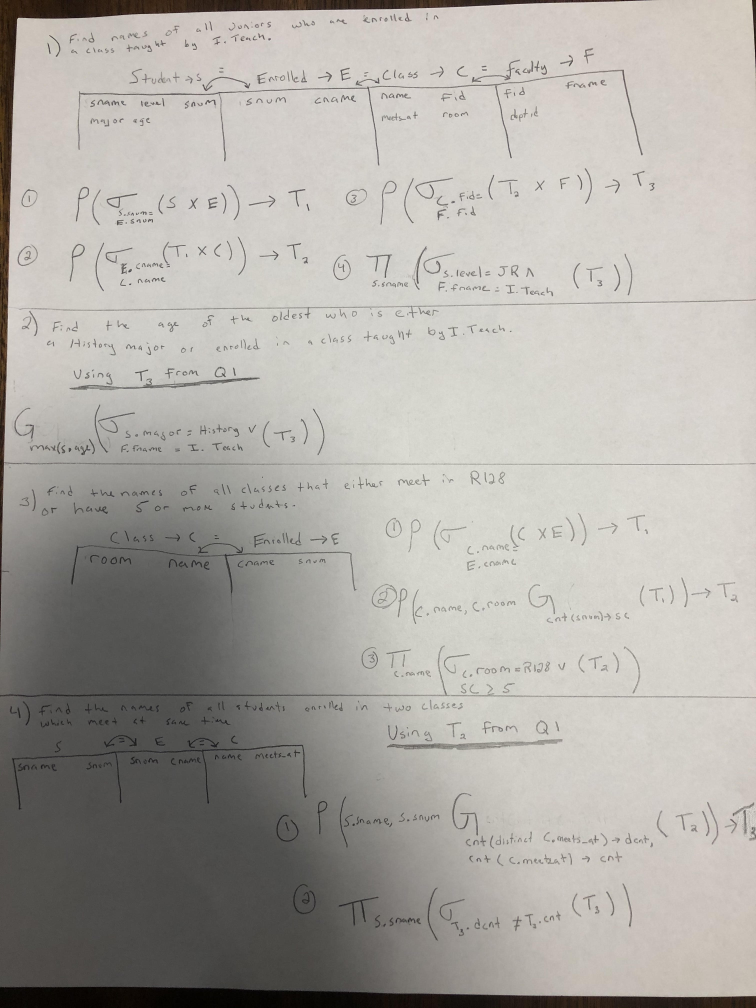
#> input picture COP 4710 - Database design/hw1/page 1.jpg, 3024 x 4032 px (shown at 1/4 size); its folder holds only this picture in this run
$ python -i get_images.py   (imports and definitions only)
#> lines starting #> are read from the running program, lines starting #| are printed output that depends on the picture
#> further down, picture is the input picture: shape (4032, 3024, 3); mean B, G, R 164.5, 169.8, 173
# Load imports
import os
import cv2

'''
function get_images() definition
Parameter, image_directory, is the directory
holding the images
'''

def increase_brightness(img, value=30):
#> called with value = 30
    hsv = cv2.cvtColor(img, cv2.COLOR_BGR2HSV)
#> hsv: shape (4032, 3024, 3); mean H, S, V 21.1, 15.4, 173
    h, s, v = cv2.split(hsv)
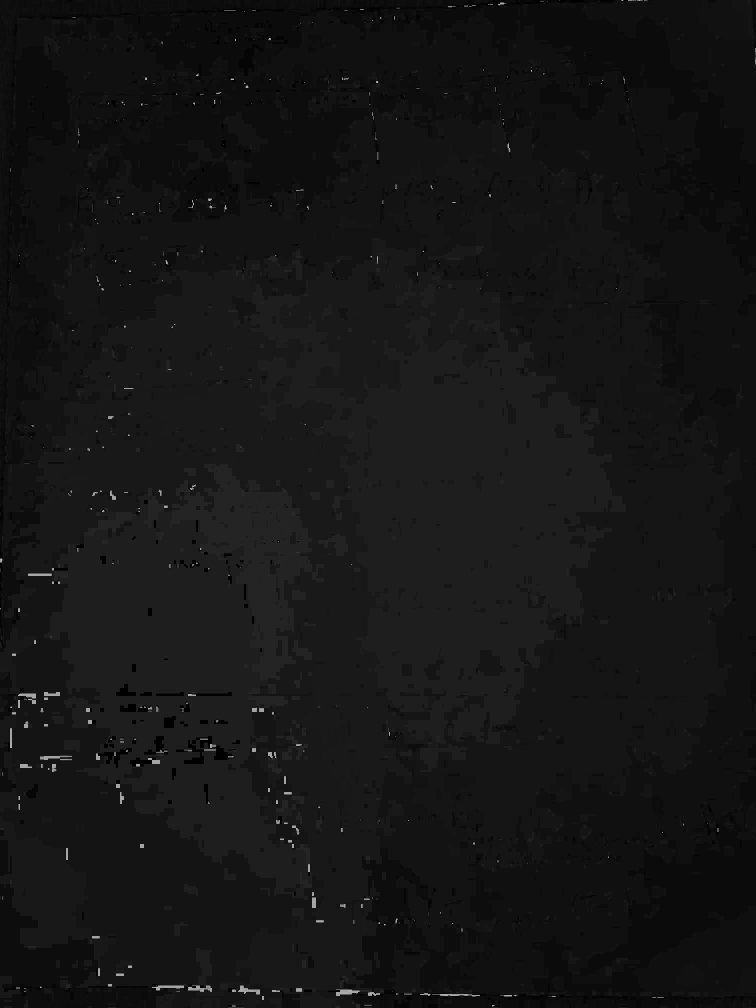
#> h: shape (4032, 3024) (shown at 1/4 size); min 0, max 179, mean 21.1
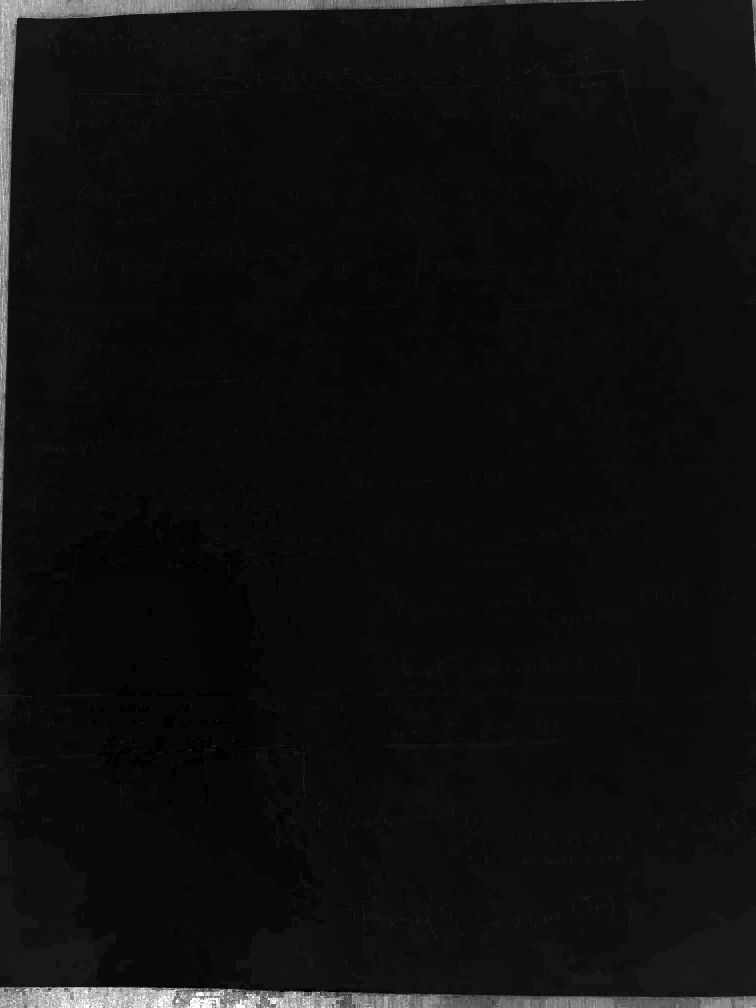
#> s: shape (4032, 3024) (shown at 1/4 size); min 0, max 255, mean 15.4

    lim = 255 - value
    v[v > lim] = 255
    v[v <= lim] += value
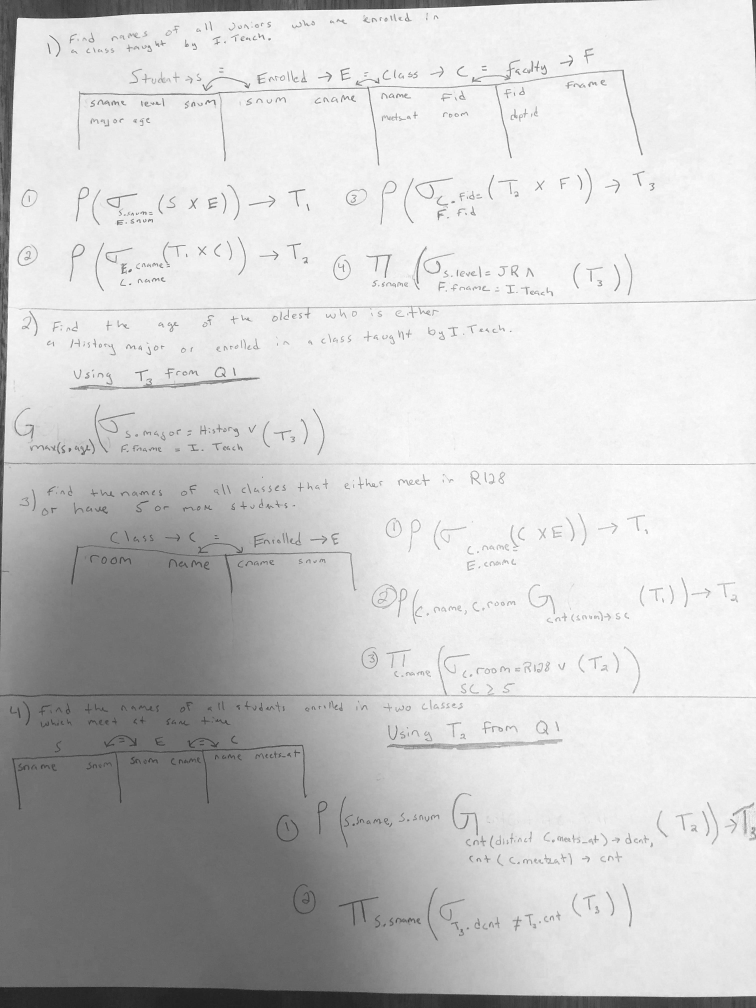
#> v: shape (4032, 3024) (shown at 1/4 size); min 30, max 255, mean 203

    final_hsv = cv2.merge((h, s, v))
#> final_hsv: shape (4032, 3024, 3); mean H, S, V 21.1, 15.4, 203
    img = cv2.cvtColor(final_hsv, cv2.COLOR_HSV2BGR)
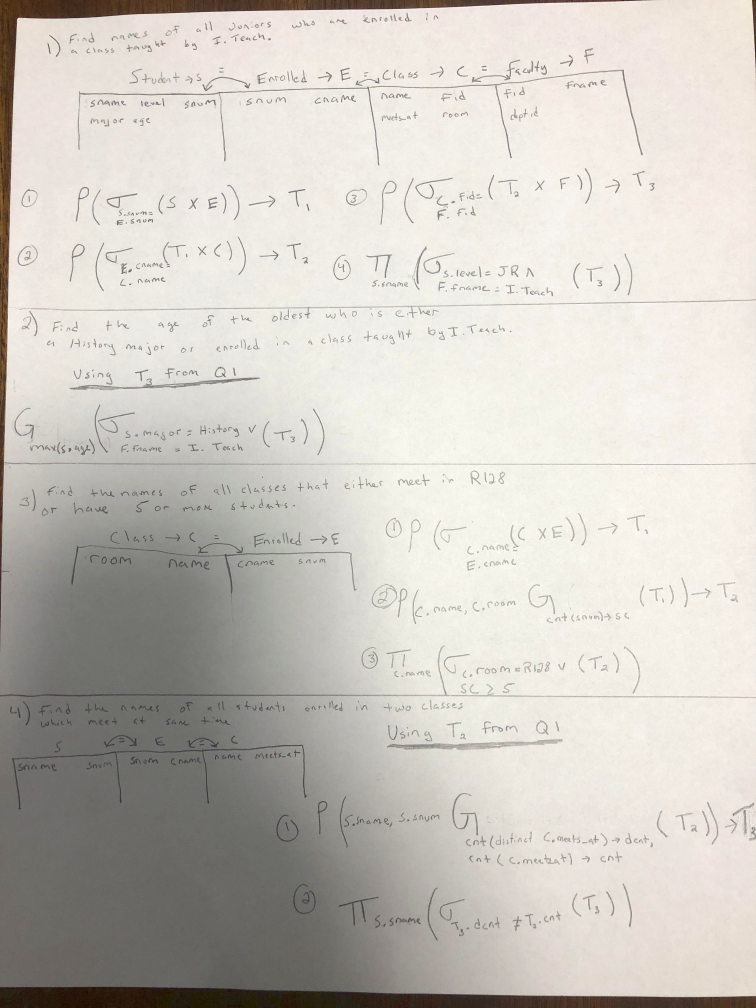
#> img: shape (4032, 3024, 3) (shown at 1/4 size); mean B, G, R 192.2, 198.6, 203
    return img

def get_images(image_directory):
    X = []
    y = []
    extensions = ('jpg','png','gif')

    '''
    Each subject has their own folder with their
    images. The following line lists the names
    of the subfolders within image_directory.
    '''
    subfolders = os.listdir(image_directory)
    for subfolder in subfolders:
        print("Loading images in %s" % subfolder)
        if os.path.isdir(os.path.join(image_directory, subfolder)): # only load directories
            subfolder_files = os.listdir(
                    os.path.join(image_directory, subfolder)
                    )
            for file in subfolder_files:
                if file.endswith(extensions): # grab images only
                    # read the image using openCV
                    img = cv2.imread(
                            os.path.join(image_directory, subfolder, file)
                            )
                    # resize the image
                    width = 200
                    height = 200
                    dim = (width, height)
                    img = cv2.resize(img, dim)
                    # img = increase_brightness(img, value=50)
                    # add the resized image to a list X
                    X.append(img)
                    # add the image's label to a list y
                    y.append(subfolder)

    print("All images are loaded")
    # return the images and their labels
    return X, y


>>> import cv2
>>> picture = cv2.imread('../../COP 4710 - Database design/hw1/page 1.jpg')
>>> result = increase_brightness(picture)

$ run again, on COP 4710 - Database design/hw1/page 2.jpg
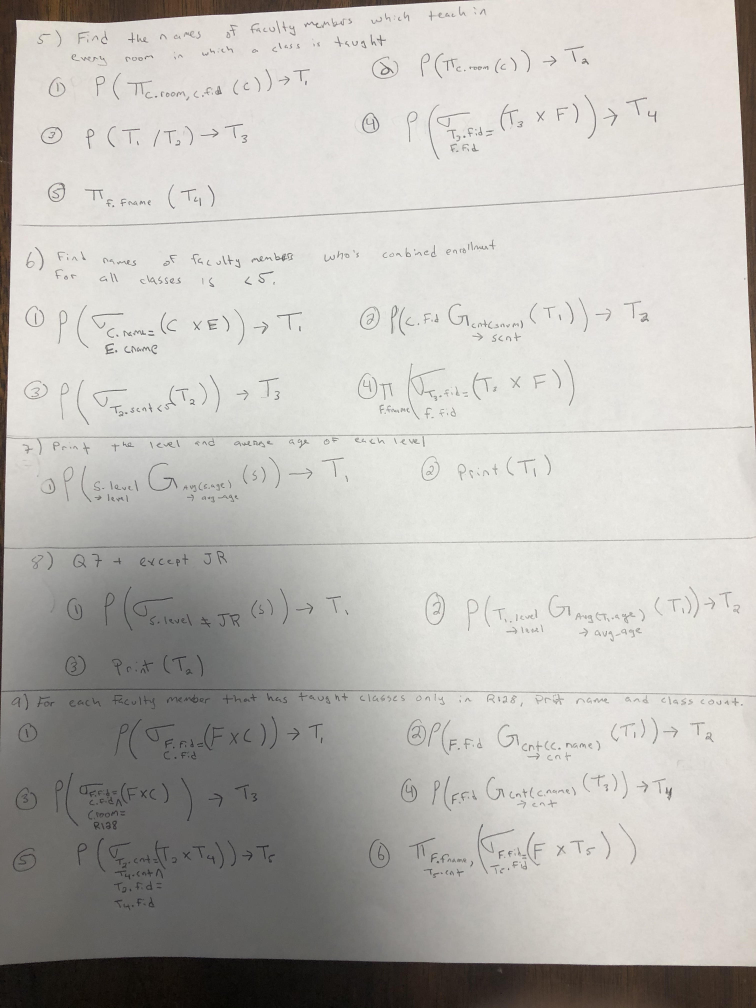
#> input picture COP 4710 - Database design/hw1/page 2.jpg, 3024 x 4032 px (shown at 1/4 size)
#> picture is the input picture: shape (4032, 3024, 3); mean B, G, R 180.9, 185.3, 187.5
#> hsv: shape (4032, 3024, 3); mean H, S, V 23.7, 13.1, 187.7
#> in increase_brightness, `h, s, v = cv2.split(hsv)`:
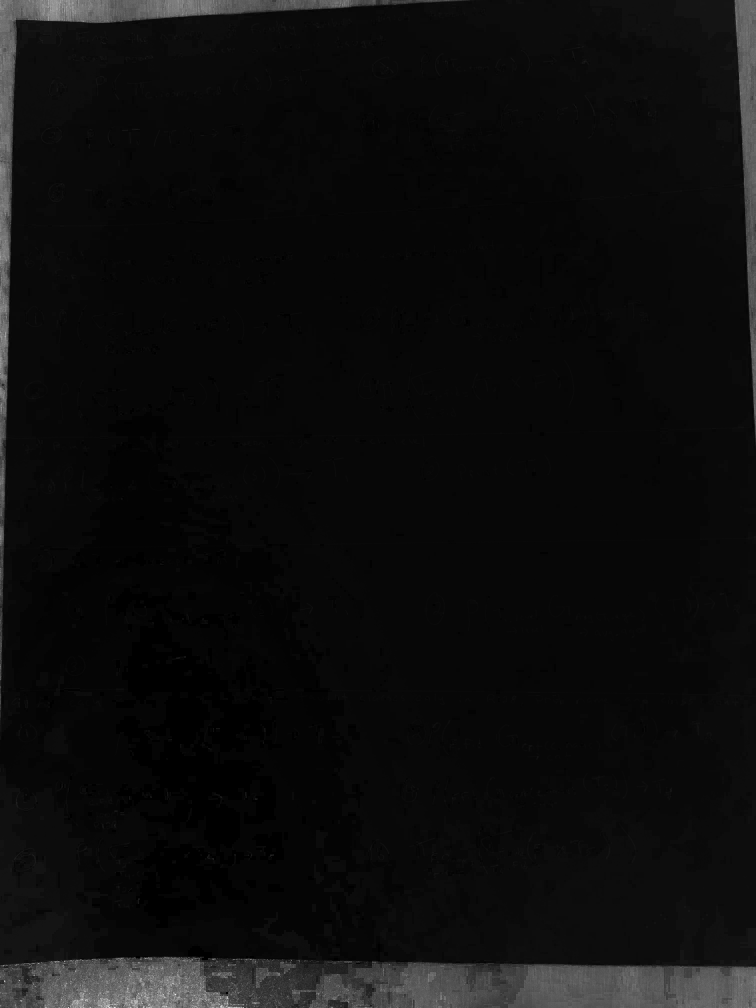
#> s: shape (4032, 3024) (shown at 1/4 size); min 0, max 255, mean 13.1
#> final_hsv: shape (4032, 3024, 3); mean H, S, V 23.7, 13.1, 216.2
#> in increase_brightness, `img = cv2.cvtColor(final_hsv, cv2.COLOR_HSV2BGR)`:
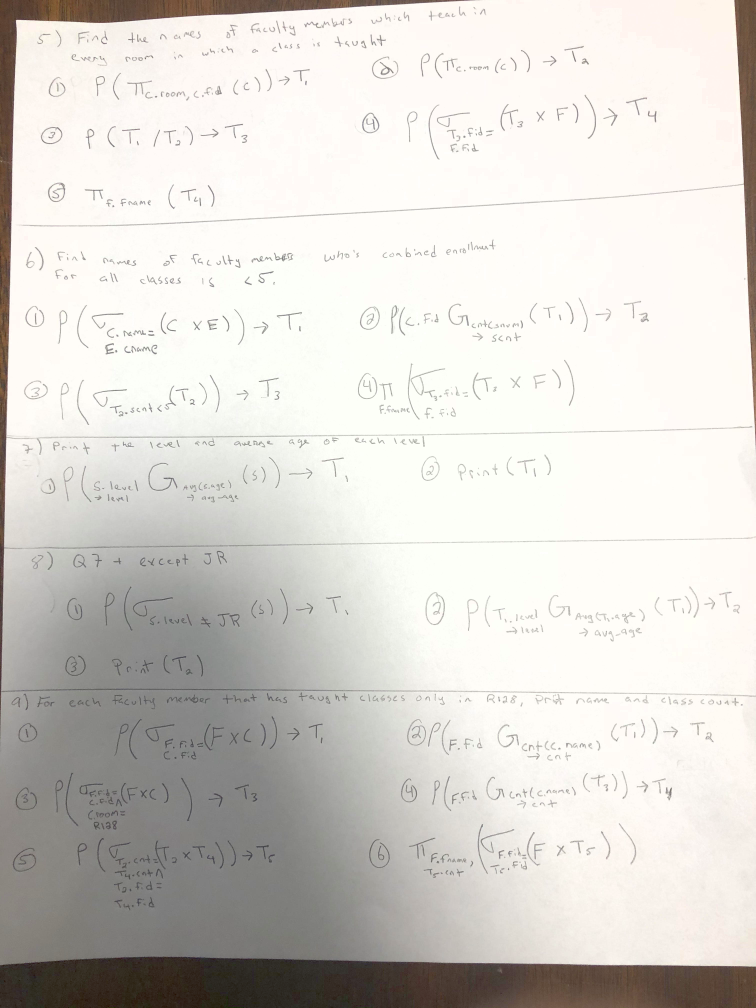
#> img: shape (4032, 3024, 3) (shown at 1/4 size); mean B, G, R 207.6, 212.7, 215.8

$ run again, on COP 4710 - Database design/hw1/page 3.jpg
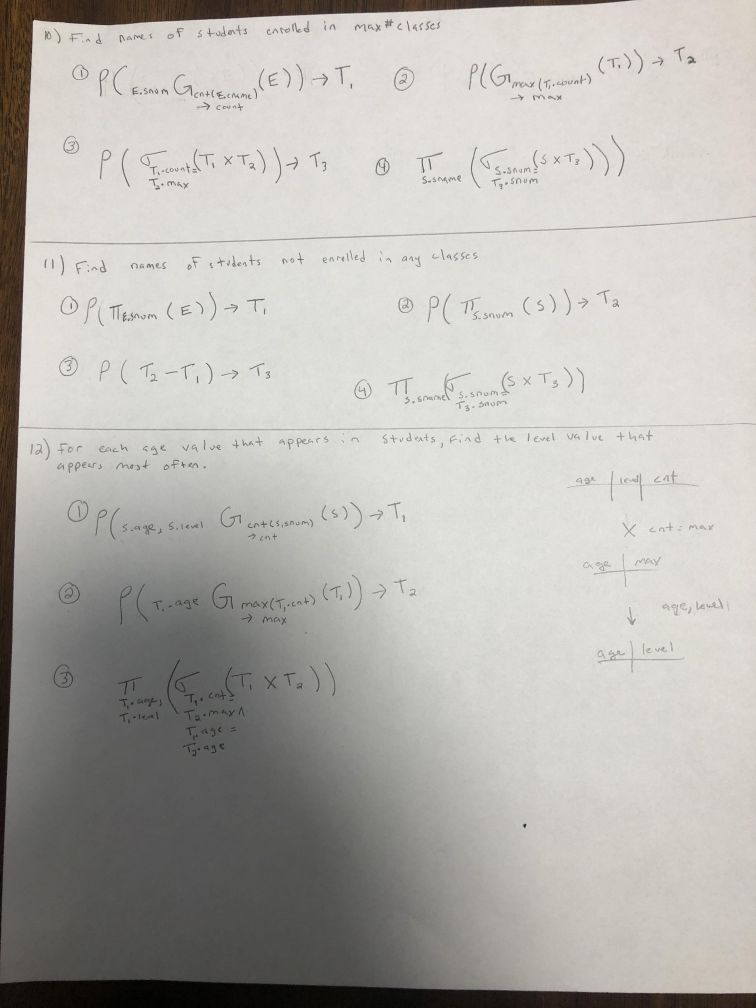
#> input picture COP 4710 - Database design/hw1/page 3.jpg, 3024 x 4032 px (shown at 1/4 size)
#> picture is the input picture: shape (4032, 3024, 3); mean B, G, R 173.5, 178.2, 180.3
#> hsv: shape (4032, 3024, 3); mean H, S, V 24.3, 13.8, 180.5
#> in increase_brightness, `h, s, v = cv2.split(hsv)`:
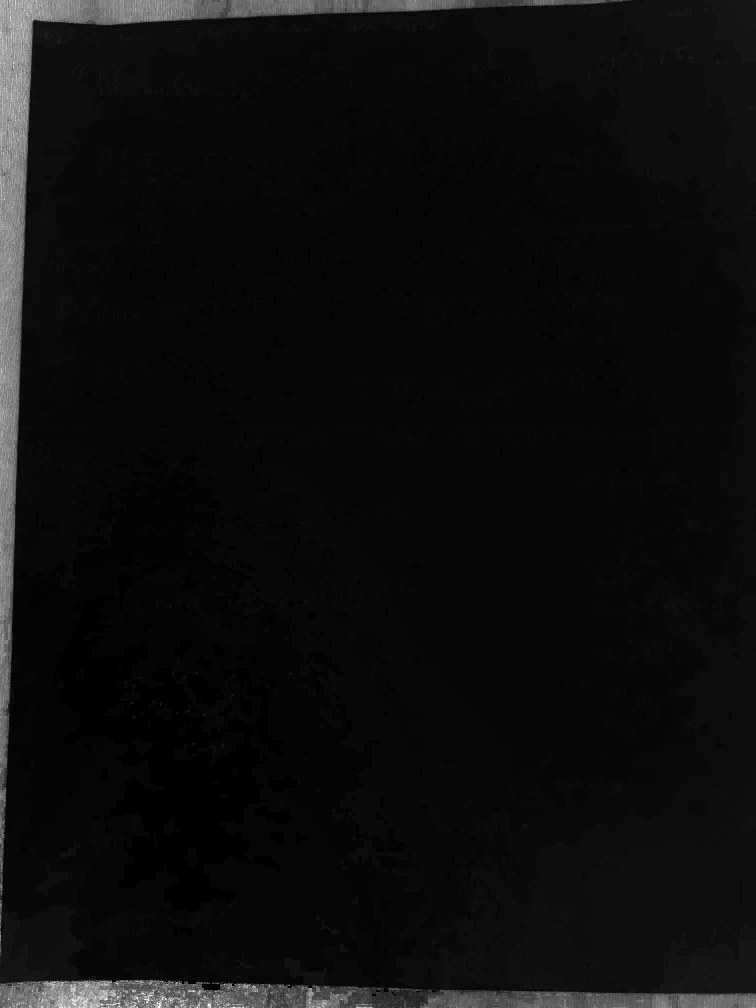
#> s: shape (4032, 3024) (shown at 1/4 size); min 0, max 255, mean 13.8
#> final_hsv: shape (4032, 3024, 3); mean H, S, V 24.3, 13.8, 210.4
#> in increase_brightness, `img = cv2.cvtColor(final_hsv, cv2.COLOR_HSV2BGR)`:
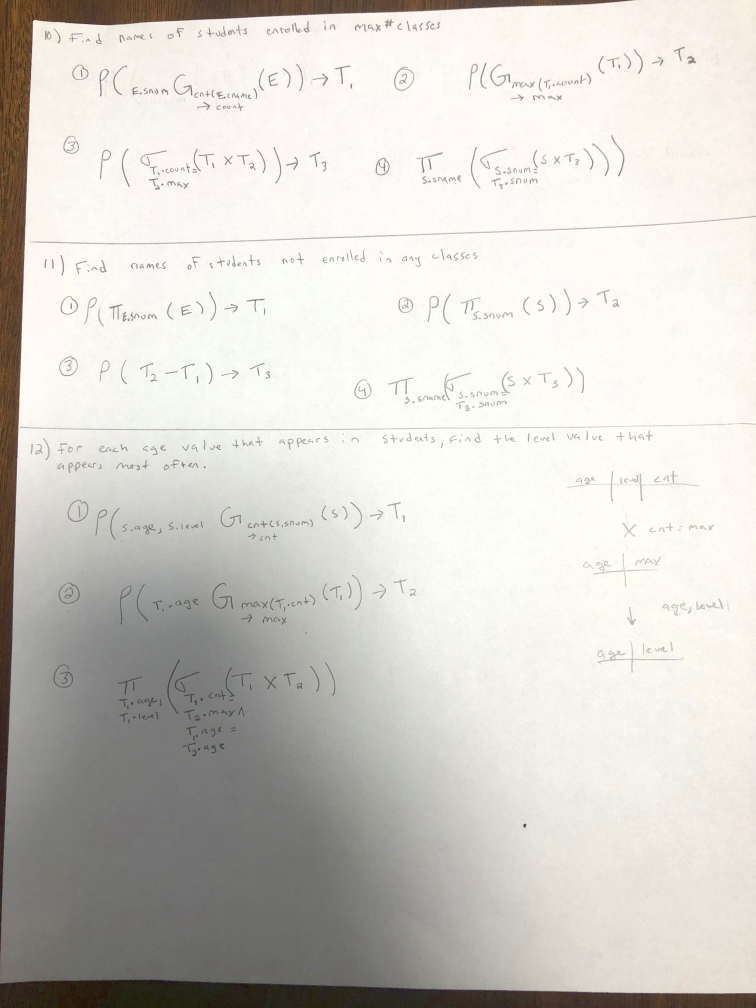
#> img: shape (4032, 3024, 3) (shown at 1/4 size); mean B, G, R 201.5, 207, 210
